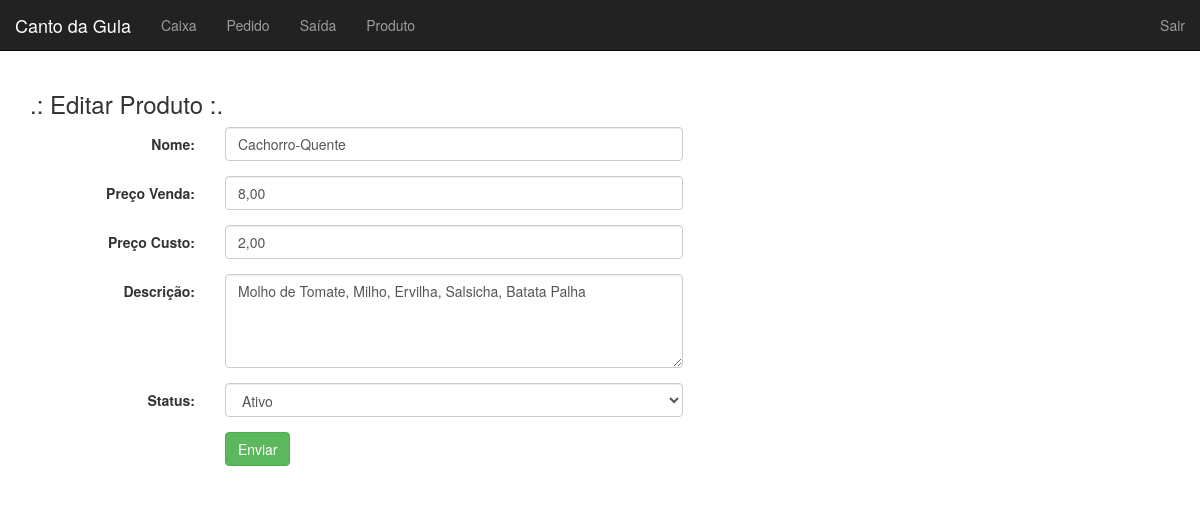
Screenshot of /produto/editar/13 (signed in) with the database file from the repository.
### tables this page shows
CREATE TABLE `produto` (
  `id` int(11) NOT NULL AUTO_INCREMENT,
  `nome` varchar(50) NOT NULL,
  `preco_venda` double NOT NULL,
  `preco_custo` double DEFAULT NULL,
  `status` tinyint(4) NOT NULL,
  `descricao` text,
  PRIMARY KEY (`id`)
);

### core/controller.php (called while the page is built, shortened)
<?php
class controller {
    public function loadTemplate($viewName, $viewData = array()){
        include 'views/template.php';
    }
    public function loadViewInTemplate($viewName, $viewData = array()){
        extract($viewData);
        include 'views/'.$viewName.'.php';
    }
}
?>

### controllers/produtoController.php (called while the page is built, shortened)
<?php
class produtoController extends controller {
    public function editar($id) {
        $dados = array(
            'produto' => array(),
            'produto_usado' => FALSE
        );
        $id = addslashes($id);
        $produto = new Produto();
        $dados['produto'] = $produto->getProduto($id);
        $dados['produto_usado'] = $produto->produtoUsado($id);
        $this->loadTemplate('produtoEditar', $dados);
    }
}
?>

### core/core.php (called while the page is built, shortened)
<?php
class Core{
    public function run(){
        $url = (isset($_GET['q']))?"/".$_GET['q']:"";
        $params = array();
        if (!empty($url) && $url != '/') {
            $url = explode('/', $url);
            array_shift($url);
            array_shift($url);
            if (isset($url[0])) {
                    $currentAction = $url[0];
                    array_shift($url);
            } else {
                    $currentAction = 'index';
            }
            if (count($url) > 0) {
                    $params = $url;
            }
        } else {
            $currentController = 'homeController';
            $currentAction = 'index';
        }
        $c = new $currentController();
        call_user_func_array(array($c, $currentAction), $params);
    }
}
?>

### index.php (called while the page is built, shortened)
<?php
$core = new Core();
$core->run();
?>

### core/model.php (called while the page is built, shortened)
<?php
class model {
    public function __construct(){
        global $banco;
        $this->db = $banco;
    }
}
?>

### models/Produto.php (called while the page is built, shortened)
<?php
class Produto extends model {
    public function getProduto($id) {
        $array = array();
        $sql = "SELECT * FROM produto WHERE id = '$id'";
        $sql = $this->db->query($sql);
        if ($sql->rowCount() > 0) {
            $array = $sql->fetch();
        }
        return $array;
    }
}

### views/produtoEditar.php (the view, shortened to what this page needs)
<div class="row">
    <div class="col-md-12">
        <h3>.: Editar Produto :.</h3>
        <form class="form-horizontal" method="POST">
            <div class="form-group">
                <label class="control-label col-md-2">Nome:</label>
                <div class="col-md-5">
                    <input type="text" class="form-control" name="nome" value="<?php echo $produto['nome']; ?>" <?php echo $produto_usado? "disabled" : "required" ?> />
                </div>
            </div>
            <div class="form-group">
                <label class="control-label col-md-2">Preço Venda:</label>
                <div class="col-md-5">
                    <input type="text" class="form-control" name="preco_venda" value="<?php echo number_format($produto['preco_venda'],2,',','.'); ?>" <?php echo $produto_usado? "disabled" : "required" ?> />
                </div>
            </div>
            <div class="form-group">
                <label class="control-label col-md-2">Preço Custo:</label>
                <div class="col-md-5">
                    <input type="text" class="form-control" name="preco_custo" value="<?php echo number_format($produto['preco_custo'],2,',','.'); ?>" <?php echo $produto_usado? "disabled" : "required" ?> />
                </div>
            </div>
            <div class="form-group">
                <label class="control-label col-md-2">Descrição:</label>
                <div class="col-md-5">
                    <textarea class="form-control" rows="4" name="descricao" <?php echo $produto_usado? "disabled" : "" ?>><?php echo $produto['descricao']; ?></textarea>
                </div>
            </div>
            <div class="form-group">
                <label class="control-label col-md-2">Status:</label>
                <div class="col-md-5">
                    <select class="form-control" name="ativo">
                        <option value="1" <?php echo ($produto['status'] == '1')? "selected" : ""; ?>>Ativo</option>
                    </select>
                </div>
            </div>
            <div class="form-group">
                <div class="col-md-2"></div>
                <div class="col-md-5">
                    <input type="submit" class="btn btn-success" value="Enviar" />
                </div>
            </div>
        </form>
    </div>
</div>

### rows the page displays
produto: nome "Cachorro-Quente", preco_venda "8,00", preco_custo "2,00", descricao "Molho de Tomate, Milho, Ervilha, Salsicha, Batata Palha", ativo "Ativo"
